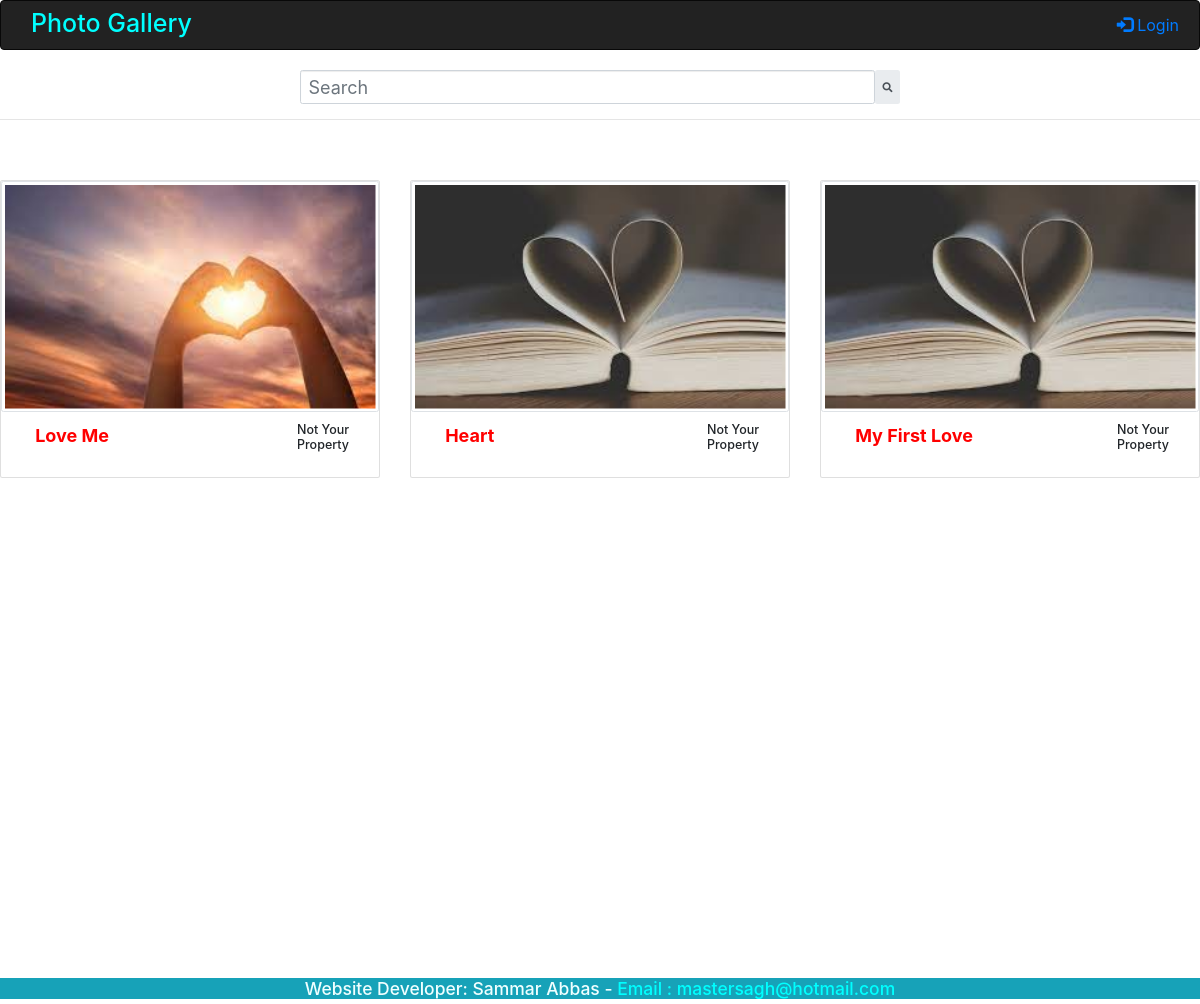
/allPublicPhotos, run on the app's committed database.
### pictureApp/models.py (models this page shows, shortened)
class Photo(models.Model):
    title = models.CharField(max_length=50)
    image = models.ImageField()
    status = models.BooleanField(default=True)
    user = models.CharField(max_length=15, default="AnonymousUser")

### pictureApp/views.py (the view)
# urls.py: path('allPublicPhotos', views.allPublicPhotos, name="allPublicPhotos"),
def allPublicPhotos(request):
    is_sign_in = isSignIn(request)  #get is signed in
    form=PhotoForm()
    photoList = []
    obj = Photo.objects.all()
    for p in obj:
        temp = []
        if p.status == False:   # False means status is Public
            if str(request.user) == p.user:
                temp.append(True)   # True allow permission to edit
                temp.append(p)
                photoList.append(temp)
            else:
                temp.append(False)   # False don't grant permission to edit
                temp.append(p)
                photoList.append(temp)
    return render(request,"pictureApp/index.html", {
        "photo": photoList,
        "form": form,
        "isSignIn": is_sign_in
        })

### pictureApp/form.py
class PhotoForm(forms.ModelForm):
    class Meta:
        model=Photo
        fields=("title","image")

### pictureApp/views.py (called while the page is built)
def isSignIn(request):
    returning_value = True
    if "AnonymousUser" == str(request.user):
        returning_value = False
    return returning_value

### pictureApp/templates/pictureApp/index.html (shortened to what this page needs)
{% extends 'pictureApp/sample.html' %}
{% block body %}
    {% if not photo %}
        <h1 style="text-align: center; vertical-align: middle; margin-top: 5rem;">
            There Is No Related Picture Available In The Gallery
        </h1>
    {% else %}
    <div class="row" >
        {% for p in photo %}
            <div class="col-sm-4"style="padding-top: 50px" >
                <div class="card" >
                    <img src={{p.1.image.url}} alt="pictures" class="img-thumbnail" style="height :231px; width :600px"  >
                    <div class="row mt-3 ml-2 mr-2" style="height:55px">
                        <div class="col-lg-9 " >
                            <label style="color: red; font-size: 18px;"> &nbsp; {{p.1.title}}</label>
                        </div>
                        <div class="col-lg-3">
                            {% if p.0 %}
                            <div class="row mt-2"  >
                                <div class="col-sm-2" >
                                    <a href="{% url 'pictureApp:statusChange' p.1.id %}">
                                        {% if p.1.status %}
                                            <button class="btn btn-primary"><i class="fas fa-lock"></i></button>
                                        {% else %}
                                            <button class="btn btn-secondary"><i class="fas fa-lock-open"></i></button>
                                        {% endif %}
                                    </a>
                                </div>
                                <div class="col-sm-2">
                                    <a >
                                        <button class="btn btn-primary" data-toggle="modal" data-target="#exampleModal-{{p.1.id}}">
                                            <i class="far fa-edit"></i>
                                        </button>
                                    </a>
                                </div>
                                <div class="col-sm-1">
                                    <a href="{% url 'pictureApp:deletePhoto' p.1.id %}">
                                        <button class="btn btn-primary"><i class="fas fa-trash-alt"></i></button>
                                    </a>
                                </div>
                            </div>
                            {% else %}
                            <h5>Not Your Property</h5>
                            {% endif %}
                        </div>
                    </div>
                </div>
            </div>
        {% endfor %}
    </div>
    {% endif %}
{% endblock %}

### data on the page
Photo: image (picture), title "Love Me"
Photo: image (picture), title "Heart"
Photo: image (picture), title "My First Love"
